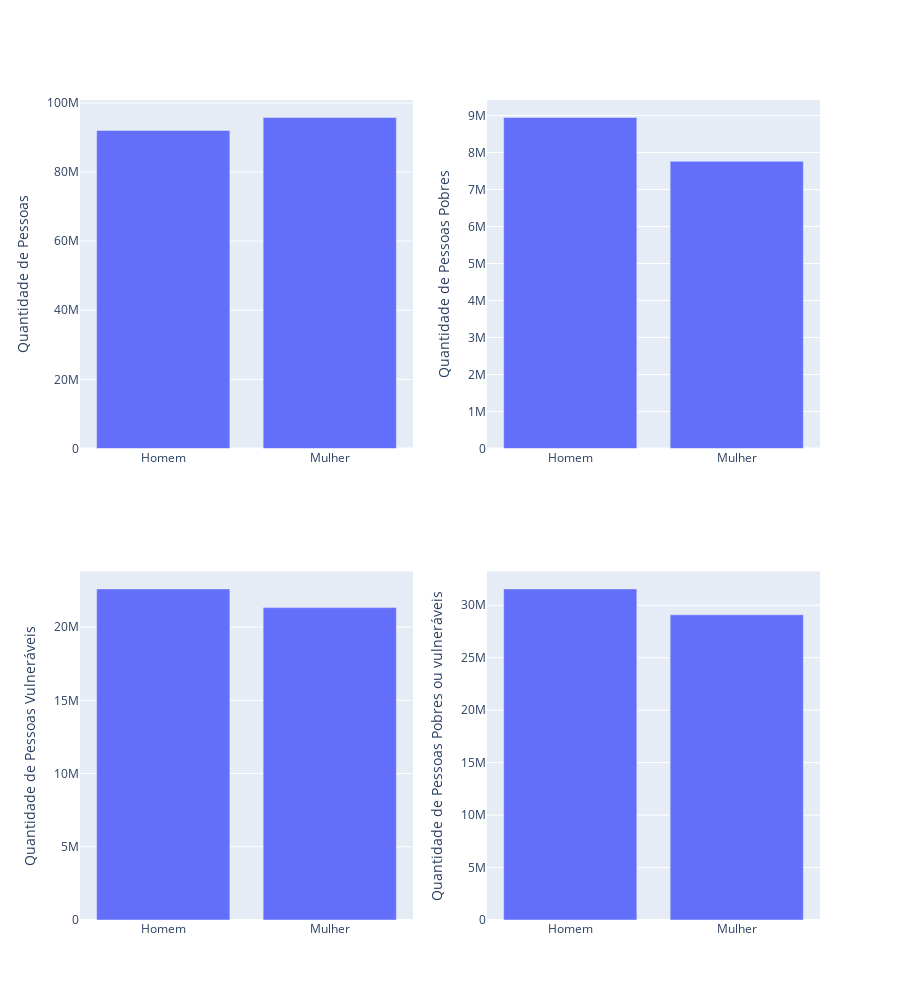

The cell this chart's notebook holds for it:
### Markdown cell above
### Com esses graficos conseguimos analisar que: 

    O grupo de homens brancos é o menos suscetível a estar em situação de vulnerabilidade e pobreza, enquanto o homem negro é o mais presente nesse grupo

    Entre brancos existem mais mulheres em situação de vulnerabilidade ou pobreza, enquanto entre negros os homens predominam

    Homens brancos praticamente nao sofrem com a pobreza, a mulher branca aparece com mais frequência em situação de pobreza

    A raca parece ser um fator de importância ao se estudar pessoas em situação de vulnerabilidade ou pobreza, entretanto o gênero nao parece ser um fator de grande relevância

## Vamos estudar mais de perto como o gênero e raca se relacionam com pobreza e vulnerabilidade para tirar nossas conclusões

### Code cell
dfGenero = dftemp.copy()
mapeamento = {
     'Homem Branco' :"Homem",
     'Mulher Branca' :"Mulher",
     'Homem Negro' :"Homem",
     'Mulher Negra' :"Mulher"
}

dfGenero['sxraca'] = dfGenero['sxraca'].replace(mapeamento)


dfGenero = dfGenero.groupby('sxraca').sum().reset_index()

fig = sp.make_subplots(rows=2, cols=2)

fig1 = px.bar(dfGenero, x='sxraca', y='qtd_pessoas')
fig.add_trace(fig1['data'][0], row=1, col=1)

fig2 = px.bar(dfGenero, x='sxraca', y='qtd_pes_pobres')
fig.add_trace(fig2['data'][0], row=1, col=2)

fig3 = px.bar(dfGenero, x='sxraca', y='qtd_pes_vulneraveis')
fig.add_trace(fig3['data'][0], row=2, col=1)

fig4 = px.bar(dfGenero, x='sxraca', y='qtd_pes_pob_vul')
fig.add_trace(fig4['data'][0], row=2, col=2)

fig.update_yaxes(title_text='Quantidade de Pessoas', row=1, col=1)
fig.update_yaxes(title_text='Quantidade de Pessoas Pobres', row=1, col=2)

fig.update_yaxes(title_text='Quantidade de Pessoas Vulneráveis', row=2, col=1)
fig.update_yaxes(title_text='Quantidade de Pessoas Pobres ou vulneráveis', row=2, col=2)
fig.update_layout(height=1000)
fig.show()

### Figure 1 — Plotly figure (JSON) as saved in the notebook; plotly's stock layout.template omitted (floating-point values rounded to 4 significant figures)
{"data": [{"alignmentgroup": "True", "hovertemplate": "sxraca=%{x}<br>qtd_pessoas=%{y}<extra></extra>", "legendgroup": "", "marker": {"color": "#636efa", "pattern": {"shape": ""}}, "name": "", "offsetgroup": "", "orientation": "v", "showlegend": false, "textposition": "auto", "type": "bar", "x": ["Homem", "Mulher"], "xaxis": "x", "y": [92015529, 95777364], "yaxis": "y"}, {"alignmentgroup": "True", "hovertemplate": "sxraca=%{x}<br>qtd_pes_pobres=%{y}<extra></extra>", "legendgroup": "", "marker": {"color": "#636efa", "pattern": {"shape": ""}}, "name": "", "offsetgroup": "", "orientation": "v", "showlegend": false, "textposition": "auto", "type": "bar", "x": ["Homem", "Mulher"], "xaxis": "x2", "y": [8948946, 7761872], "yaxis": "y2"}, {"alignmentgroup": "True", "hovertemplate": "sxraca=%{x}<br>qtd_pes_vulneraveis=%{y}<extra></extra>", "legendgroup": "", "marker": {"color": "#636efa", "pattern": {"shape": ""}}, "name": "", "offsetgroup": "", "orientation": "v", "showlegend": false, "textposition": "auto", "type": "bar", "x": ["Homem", "Mulher"], "xaxis": "x3", "y": [22608163, 21331809], "yaxis": "y3"}, {"alignmentgroup": "True", "hovertemplate": "sxraca=%{x}<br>qtd_pes_pob_vul=%{y}<extra></extra>", "legendgroup": "", "marker": {"color": "#636efa", "pattern": {"shape": ""}}, "name": "", "offsetgroup": "", "orientation": "v", "showlegend": false, "textposition": "auto", "type": "bar", "x": ["Homem", "Mulher"], "xaxis": "x4", "y": [31557109, 29093681], "yaxis": "y4"}], "layout": {"height": 1000, "xaxis": {"anchor": "y", "domain": [0, 0.45]}, "xaxis2": {"anchor": "y2", "domain": [0.55, 1]}, "xaxis3": {"anchor": "y3", "domain": [0, 0.45]}, "xaxis4": {"anchor": "y4", "domain": [0.55, 1]}, "yaxis": {"anchor": "x", "domain": [0.575, 1], "title": {"text": "Quantidade de Pessoas"}}, "yaxis2": {"anchor": "x2", "domain": [0.575, 1], "title": {"text": "Quantidade de Pessoas Pobres"}}, "yaxis3": {"anchor": "x3", "domain": [0, 0.425], "title": {"text": "Quantidade de Pessoas Vulneráveis"}}, "yaxis4": {"anchor": "x4", "domain": [0, 0.425], "title": {"text": "Quantidade de Pessoas Pobres ou vulneráveis"}}}}
